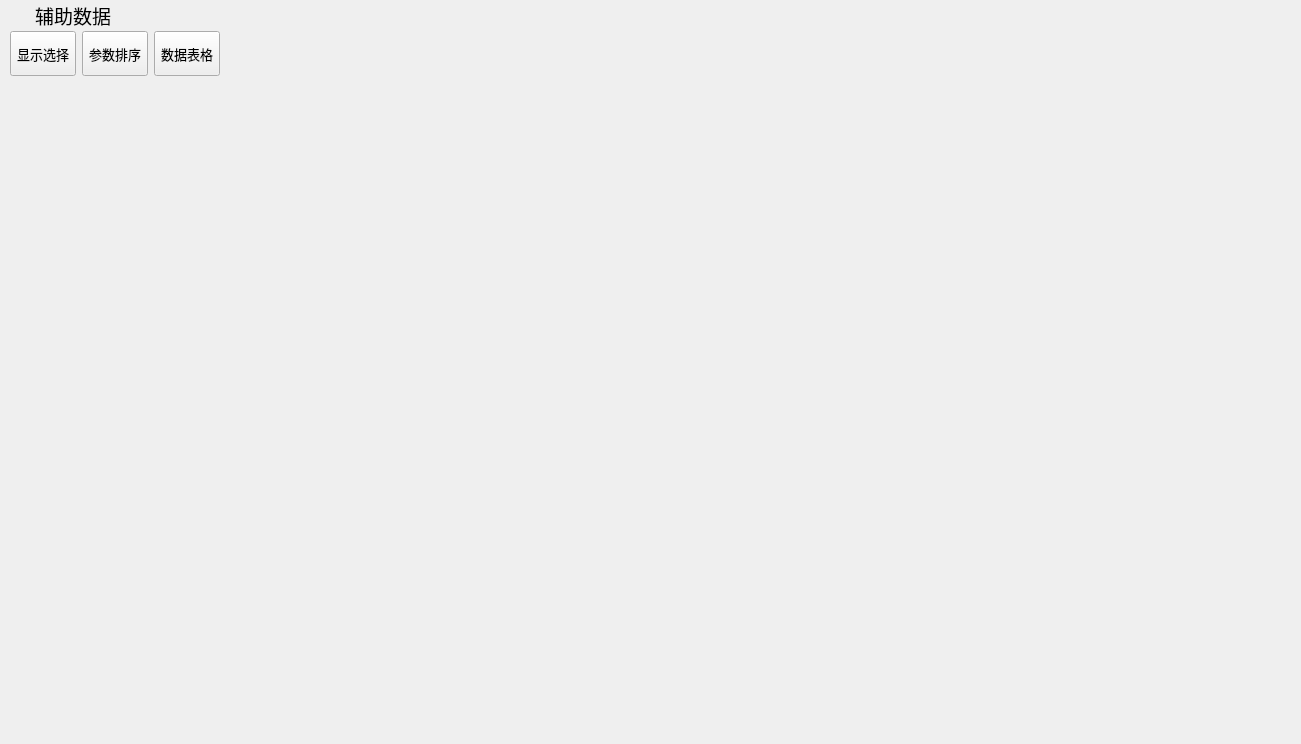
<?xml version="1.0" encoding="UTF-8"?>
<ui version="4.0">
 <class>DataTable</class>
 <widget class="QWidget" name="DataTable">
  <property name="geometry">
   <rect>
    <x>0</x>
    <y>0</y>
    <width>1301</width>
    <height>744</height>
   </rect>
  </property>
  <property name="windowTitle">
   <string>辅助数据显示</string>
  </property>
  <layout class="QVBoxLayout" name="verticalLayout_2">
   <property name="spacing">
    <number>0</number>
   </property>
   <property name="leftMargin">
    <number>0</number>
   </property>
   <property name="topMargin">
    <number>0</number>
   </property>
   <property name="rightMargin">
    <number>0</number>
   </property>
   <property name="bottomMargin">
    <number>4</number>
   </property>
   <item>
    <widget class="QWidget" name="topWidget" native="true">
     <property name="sizePolicy">
      <sizepolicy hsizetype="Expanding" vsizetype="Fixed">
       <horstretch>0</horstretch>
       <verstretch>0</verstretch>
      </sizepolicy>
     </property>
     <property name="minimumSize">
      <size>
       <width>0</width>
       <height>30</height>
      </size>
     </property>
     <property name="maximumSize">
      <size>
       <width>16777215</width>
       <height>29</height>
      </size>
     </property>
     <property name="styleSheet">
      <string notr="true"/>
     </property>
     <layout class="QHBoxLayout" name="horizontalLayout">
      <property name="spacing">
       <number>4</number>
      </property>
      <property name="leftMargin">
       <number>6</number>
      </property>
      <property name="topMargin">
       <number>2</number>
      </property>
      <property name="rightMargin">
       <number>6</number>
      </property>
      <property name="bottomMargin">
       <number>2</number>
      </property>
      <item>
       <widget class="QLabel" name="label_Pic">
        <property name="sizePolicy">
         <sizepolicy hsizetype="Fixed" vsizetype="Fixed">
          <horstretch>0</horstretch>
          <verstretch>0</verstretch>
         </sizepolicy>
        </property>
        <property name="minimumSize">
         <size>
          <width>25</width>
          <height>25</height>
         </size>
        </property>
        <property name="maximumSize">
         <size>
          <width>25</width>
          <height>25</height>
         </size>
        </property>
        <property name="text">
         <string/>
        </property>
       </widget>
      </item>
      <item>
       <widget class="QLabel" name="label">
        <property name="sizePolicy">
         <sizepolicy hsizetype="Minimum" vsizetype="Fixed">
          <horstretch>0</horstretch>
          <verstretch>0</verstretch>
         </sizepolicy>
        </property>
        <property name="font">
         <font>
          <family>微软雅黑</family>
          <pointsize>14</pointsize>
          <weight>50</weight>
          <bold>false</bold>
          <underline>false</underline>
         </font>
        </property>
        <property name="autoFillBackground">
         <bool>false</bool>
        </property>
        <property name="text">
         <string>辅助数据</string>
        </property>
        <property name="wordWrap">
         <bool>false</bool>
        </property>
       </widget>
      </item>
      <item>
       <spacer name="horizontalSpacer">
        <property name="orientation">
         <enum>Qt::Horizontal</enum>
        </property>
        <property name="sizeHint" stdset="0">
         <size>
          <width>0</width>
          <height>0</height>
         </size>
        </property>
       </spacer>
      </item>
      <item>
       <widget class="QPushButton" name="minButton">
        <property name="minimumSize">
         <size>
          <width>20</width>
          <height>20</height>
         </size>
        </property>
        <property name="maximumSize">
         <size>
          <width>20</width>
          <height>20</height>
         </size>
        </property>
        <property name="styleSheet">
         <string notr="true"/>
        </property>
        <property name="text">
         <string/>
        </property>
        <property name="iconSize">
         <size>
          <width>34</width>
          <height>34</height>
         </size>
        </property>
        <property name="flat">
         <bool>true</bool>
        </property>
       </widget>
      </item>
      <item>
       <widget class="QPushButton" name="maxButton">
        <property name="minimumSize">
         <size>
          <width>20</width>
          <height>20</height>
         </size>
        </property>
        <property name="maximumSize">
         <size>
          <width>20</width>
          <height>20</height>
         </size>
        </property>
        <property name="text">
         <string/>
        </property>
        <property name="flat">
         <bool>true</bool>
        </property>
       </widget>
      </item>
      <item>
       <widget class="QPushButton" name="closeButton">
        <property name="sizePolicy">
         <sizepolicy hsizetype="Minimum" vsizetype="Fixed">
          <horstretch>0</horstretch>
          <verstretch>0</verstretch>
         </sizepolicy>
        </property>
        <property name="minimumSize">
         <size>
          <width>20</width>
          <height>20</height>
         </size>
        </property>
        <property name="maximumSize">
         <size>
          <width>20</width>
          <height>20</height>
         </size>
        </property>
        <property name="styleSheet">
         <string notr="true"/>
        </property>
        <property name="text">
         <string/>
        </property>
        <property name="iconSize">
         <size>
          <width>17</width>
          <height>17</height>
         </size>
        </property>
        <property name="autoRepeat">
         <bool>false</bool>
        </property>
        <property name="autoExclusive">
         <bool>false</bool>
        </property>
        <property name="flat">
         <bool>true</bool>
        </property>
       </widget>
      </item>
     </layout>
    </widget>
   </item>
   <item>
    <layout class="QVBoxLayout" name="verticalLayout">
     <property name="spacing">
      <number>0</number>
     </property>
     <property name="leftMargin">
      <number>10</number>
     </property>
     <property name="rightMargin">
      <number>10</number>
     </property>
     <item>
      <widget class="QWidget" name="ToolWidget" native="true">
       <property name="sizePolicy">
        <sizepolicy hsizetype="Expanding" vsizetype="Fixed">
         <horstretch>0</horstretch>
         <verstretch>0</verstretch>
        </sizepolicy>
       </property>
       <property name="minimumSize">
        <size>
         <width>0</width>
         <height>48</height>
        </size>
       </property>
       <property name="maximumSize">
        <size>
         <width>16777215</width>
         <height>48</height>
        </size>
       </property>
       <layout class="QHBoxLayout" name="horizontalLayout_9">
        <property name="spacing">
         <number>0</number>
        </property>
        <property name="leftMargin">
         <number>0</number>
        </property>
        <property name="topMargin">
         <number>0</number>
        </property>
        <property name="rightMargin">
         <number>0</number>
        </property>
        <property name="bottomMargin">
         <number>0</number>
        </property>
        <item>
         <layout class="QHBoxLayout" name="horizontalLayout_5">
          <property name="leftMargin">
           <number>0</number>
          </property>
          <property name="topMargin">
           <number>0</number>
          </property>
          <item>
           <widget class="QToolButton" name="toolButton_SaveSetting">
            <property name="sizePolicy">
             <sizepolicy hsizetype="Preferred" vsizetype="Fixed">
              <horstretch>0</horstretch>
              <verstretch>0</verstretch>
             </sizepolicy>
            </property>
            <property name="minimumSize">
             <size>
              <width>0</width>
              <height>45</height>
             </size>
            </property>
            <property name="maximumSize">
             <size>
              <width>16777215</width>
              <height>45</height>
             </size>
            </property>
            <property name="font">
             <font>
              <family>微软雅黑</family>
              <pointsize>10</pointsize>
             </font>
            </property>
            <property name="text">
             <string>显示选择</string>
            </property>
            <property name="icon">
             <iconset resource="GraphicCollectAndProcess.qrc">
              <normaloff>:/GraphicCollectAndProcess/image/setting.png</normaloff>:/GraphicCollectAndProcess/image/setting.png</iconset>
            </property>
            <property name="iconSize">
             <size>
              <width>20</width>
              <height>20</height>
             </size>
            </property>
            <property name="toolButtonStyle">
             <enum>Qt::ToolButtonTextUnderIcon</enum>
            </property>
           </widget>
          </item>
          <item>
           <widget class="QToolButton" name="toolButton_DataReplay">
            <property name="sizePolicy">
             <sizepolicy hsizetype="Preferred" vsizetype="Fixed">
              <horstretch>0</horstretch>
              <verstretch>0</verstretch>
             </sizepolicy>
            </property>
            <property name="minimumSize">
             <size>
              <width>0</width>
              <height>45</height>
             </size>
            </property>
            <property name="maximumSize">
             <size>
              <width>16777215</width>
              <height>45</height>
             </size>
            </property>
            <property name="font">
             <font>
              <family>微软雅黑</family>
              <pointsize>10</pointsize>
             </font>
            </property>
            <property name="text">
             <string>参数排序</string>
            </property>
            <property name="icon">
             <iconset resource="GraphicCollectAndProcess.qrc">
              <normaloff>:/GraphicCollectAndProcess/image/replay.png</normaloff>:/GraphicCollectAndProcess/image/replay.png</iconset>
            </property>
            <property name="iconSize">
             <size>
              <width>20</width>
              <height>20</height>
             </size>
            </property>
            <property name="toolButtonStyle">
             <enum>Qt::ToolButtonTextUnderIcon</enum>
            </property>
           </widget>
          </item>
          <item>
           <widget class="QToolButton" name="toolButton_TableDisplay">
            <property name="sizePolicy">
             <sizepolicy hsizetype="Preferred" vsizetype="Fixed">
              <horstretch>0</horstretch>
              <verstretch>0</verstretch>
             </sizepolicy>
            </property>
            <property name="minimumSize">
             <size>
              <width>0</width>
              <height>45</height>
             </size>
            </property>
            <property name="maximumSize">
             <size>
              <width>16777215</width>
              <height>45</height>
             </size>
            </property>
            <property name="font">
             <font>
              <family>微软雅黑</family>
              <pointsize>10</pointsize>
             </font>
            </property>
            <property name="text">
             <string>数据表格</string>
            </property>
            <property name="icon">
             <iconset resource="GraphicCollectAndProcess.qrc">
              <normaloff>:/GraphicCollectAndProcess/image/table.png</normaloff>:/GraphicCollectAndProcess/image/table.png</iconset>
            </property>
            <property name="toolButtonStyle">
             <enum>Qt::ToolButtonTextUnderIcon</enum>
            </property>
           </widget>
          </item>
          <item>
           <spacer name="horizontalSpacer_6">
            <property name="orientation">
             <enum>Qt::Horizontal</enum>
            </property>
            <property name="sizeHint" stdset="0">
             <size>
              <width>40</width>
              <height>20</height>
             </size>
            </property>
           </spacer>
          </item>
         </layout>
        </item>
       </layout>
      </widget>
     </item>
     <item>
      <widget class="QWidget" name="widget" native="true"/>
     </item>
    </layout>
   </item>
  </layout>
 </widget>
 <layoutdefault spacing="6" margin="11"/>
 <resources>
  <include location="GraphicCollectAndProcess.qrc"/>
 </resources>
 <connections/>
</ui>
